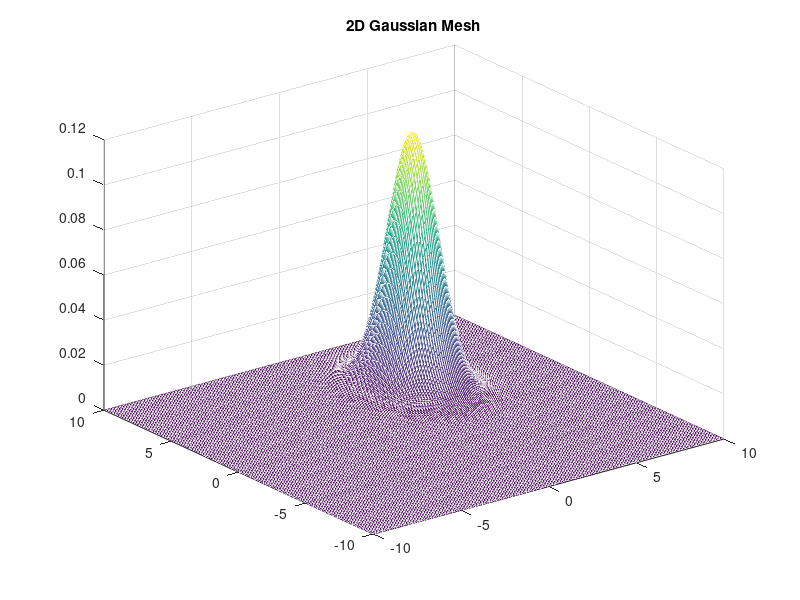

The MATLAB script that drew this image:
mu = [3 4];
covmat = [1 0; 0 2];
disp(mu);
disp(covmat);

% ---- 1

[x, y] = meshgrid(-10:0.1: 10);
z = zeros(size(x, 1));
for i = 1: size(x, 1)
    for j = 1: size(x, 2)
        z(i, j) = mvnpdf([x(i, j) y(i, j)], mu, covmat);
    end
end

figure;
m = mesh(x, y, z);
title('2D Gaussian Mesh');

% ---- 2
stddev = sqrt([covmat(1,1), covmat(2,2)]);
disp(stddev);

qs = [10 10; 0 0; 3 4; 6 8];

for i = 1: size(qs, 1)
    a = sqrt((qs(i,:) - mu)*inv(covmat)*(qs(i,:)-mu)');
    disp([qs(i,:), a]);
end

x = mvnrnd(mu,covmat,100000);
disp(sqrt(mahal(qs,x)));